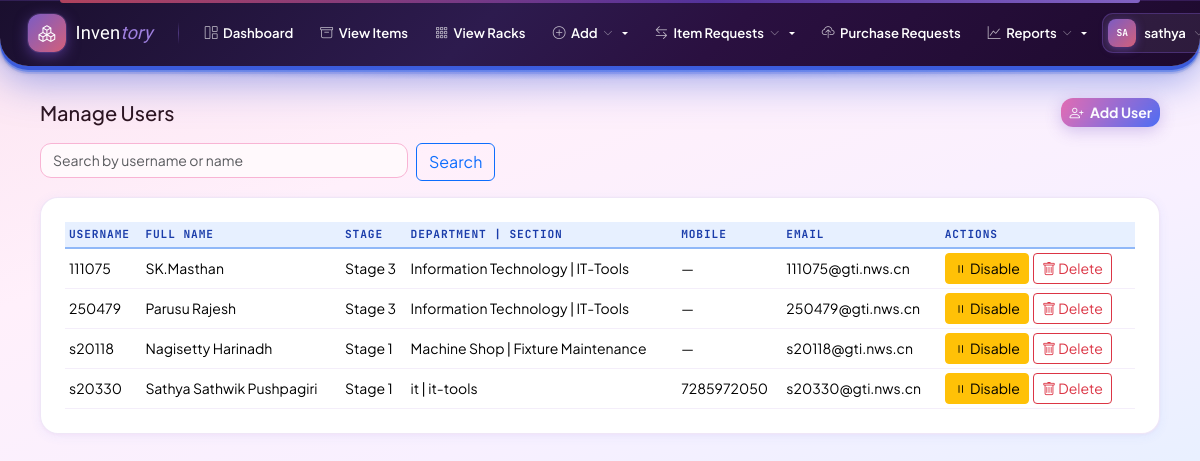
/profile/manage-users/ (signed in), run on the app's committed database.
### inventory/models.py (models this page shows, shortened)
class User(AbstractUser):
    REQUIRED_FIELDS = ['email']
    stage = models.PositiveSmallIntegerField(default=1)
    full_name = models.CharField(max_length=200, blank=True, default='')
    mobile_number = models.CharField(max_length=30, blank=True, default='')
    category = models.CharField(
        max_length=50,
        blank=True,
        null=True
    )
    admin_section = models.CharField(
        max_length=100,
        blank=True,
        null=True
    )
    admin_department = models.CharField(
        max_length=100,
        blank=True,
        null=True
    )
    department = models.CharField(
        max_length=100,
        blank=True,
        null=True
    )
    section = models.CharField(
        max_length=100,
        blank=True,
        null=True
    )
    is_active = models.BooleanField(
        default=True,
        help_text='Designates whether this user should be treated as active.'
    )
    def is_stage1(self):
        return self.is_superuser or self.stage == 1
    def can_edit(self):
        return self.is_stage1() or self.is_stage2()
    def can_approve_issue_requests(self):
        return self.is_stage1() or self.is_stage2()
    def can_request_issue(self):
        return True  # all stages allowed
    def can_issue_items(self):
        return self.is_stage1() or self.is_stage2()
    def can_manage_users(self):
        return self.is_stage1()
    def allowed_categories(self):
        if self.is_stage1() or self.is_stage2():
            return [choice[0] for choice in CATEGORY_CHOICES]
        return []  # Stage 3 has no category access
    class Meta:
        verbose_name = 'User'
        verbose_name_plural = 'Users'

### inventory/views.py (the view, shortened to what this page needs)
# urls.py: path('profile/manage-users/', views.manage_users, name='manage_users'),
@login_required
def manage_users(request):
    if not request.user.can_manage_users():
        messages.error(request, 'Only Stage 1 users can manage users.')
        return redirect('inventory:dashboard')
    search = request.GET.get('q', '').strip()
    users = User.objects.exclude(pk=request.user.pk).order_by('username')
    if search:
        users = users.filter(Q(username__icontains=search) | Q(full_name__icontains=search))
    return render(request, 'inventory/manage_users.html', {
        'users': users,
        'search': search,
    })

### inventory/context_processors.py (called while the page is built, shortened)
def stage_permissions(request):
    if request.user.is_authenticated:
        choices = dict(CATEGORY_CHOICES)
        allowed = request.user.allowed_categories()
        return {
            'user_can_edit': request.user.can_edit(),
            'user_can_request_issue': request.user.can_request_issue(),
            'user_can_approve_issue_requests': request.user.can_approve_issue_requests(),
            'user_can_issue_items': request.user.can_issue_items(),
            'user_can_manage_users': request.user.can_manage_users(),
            'user_is_stage1': request.user.is_stage1(),
            'user_allowed_categories': allowed,
            'category_display': choices,
            'navbar_categories': [{'slug': c, 'name': choices.get(c, c)} for c in allowed],
        }

### inventory/templates/inventory/manage_users.html (shortened to what this page needs)
{% extends 'inventory/base.html' %}
{% block content %}
<div class="container-fluid">
    <div class="d-flex align-items-center justify-content-between mb-3">
        <h5 class="mb-0">Manage Users</h5>
        <a href="{% url 'inventory:add_user' %}" class="btn btn-primary btn-sm">
            <i class="bi bi-person-plus me-1"></i> Add User
        </a>
    </div>
    <form method="get" class="row g-2 mb-3">
        <div class="col-md-4">
            <input type="text" name="q" class="form-control" placeholder="Search by username or name" value="{{ search }}">
        </div>
        <div class="col-md-2">
            <button class="btn btn-outline-primary" type="submit">Search</button>
        </div>
    </form>
    <div class="card">
        <div class="card-body">
            <div class="table-responsive">
                <table class="table table-sm align-middle mb-0">
                    <thead>
                        <tr>
                            <th>Username</th>
                            <th>Full name</th>
                            <th>Stage</th>
                            <th>Department | Section</th>
                            <th>Mobile</th>
                            <th>Email</th>
                            <th>Actions</th>
                        </tr>
                    </thead>
                    <tbody>
                        {% for u in users %}
                        <tr>
                            <td>{{ u.username }}</td>
                            <td>{{ u.full_name|default:"—" }}</td>
                            <td>Stage {{ u.stage }}</td>
                            <td>{{ u.department|default:"—" }} | {{ u.section|default:"—" }}</td>
                            <td>{{ u.mobile_number|default:"—" }}</td>
                            <td>{{ u.email|default:"—" }}</td>
                            <td>
                                <div class="d-flex gap-1">
                                    <form method="post" action="{% url 'inventory:toggle_user_status' user_id=u.id %}" style="display: inline;">
                                        <button type="submit" class="btn btn-sm {% if u.is_active %}btn-warning{% else %}btn-success{% endif %}">
                                            <i class="bi bi-{% if u.is_active %}pause{% else %}play{% endif %}"></i>
                                            {% if u.is_active %}Disable{% else %}Enable{% endif %}
                                        </button>
                                    </form>
                                    <form method="post" onsubmit="return confirm('Delete user {{ u.username }}?');">
                                        <button class="btn btn-sm btn-outline-danger">
                                            <i class="bi bi-trash"></i> Delete
                                        </button>
                                    </form>
                                </div>
                            </td>
                        </tr>
                        {% empty %}
                        <tr><td colspan="6" class="text-muted">No users found.</td></tr>
                        {% endfor %}
                    </tbody>
                </table>
            </div>
        </div>
    </div>
</div>
{% endblock %}

### inventory/templates/inventory/base.html (shortened to what this page needs)
{% load static %}
<!DOCTYPE html>
<html lang="en">
<head>
    <link href="https://cdn.jsdelivr.net/npm/bootstrap@5.3.2/dist/css/bootstrap.min.css" rel="stylesheet">
    <link href="https://cdn.jsdelivr.net/npm/bootstrap-icons@1.11.1/font/bootstrap-icons.css" rel="stylesheet">
</head>
<body>
    {% if user.is_authenticated %}
    <nav class="top-navbar">
        <a href="{% url 'inventory:dashboard' %}" class="nb-brand">
            <div class="nb-brand-icon"><i class="bi bi-boxes"></i></div>
            <span class="nb-brand-name">Inven<span>tory</span></span>
        </a>
        <a class="nb-link" href="{% url 'inventory:dashboard' %}">
            <i class="bi bi-grid-1x2"></i> Dashboard
        </a>
        <a class="nb-link" href="{% url 'inventory:view_items' %}">
            <i class="bi bi-archive"></i> View Items
        </a>
        {% if user.stage == 1 or user.stage == 2 %}
        <a class="nb-link" href="{% url 'inventory:view_racks' %}">
            <i class="bi bi-grid-3x3-gap"></i> View Racks
        </a>
        {% endif %}
        {% if user_can_edit %}
        <div class="dropdown">
            <a class="nb-link dropdown-toggle" href="#" data-bs-toggle="dropdown">
                <i class="bi bi-plus-circle"></i> Add <i class="bi bi-chevron-down"></i>
            </a>
        </div>
        {% endif %}
        {% if user_can_request_issue or user_can_approve_issue_requests or user_can_issue_items %}
        {% if user.stage == 3 %}
        <a class="nb-link" href="{% url 'inventory:issue_requests' %}">
            <i class="bi bi-arrow-left-right"></i> Item Requests
        </a>
        {% else %}
        <div class="dropdown">
            <a class="nb-link dropdown-toggle" href="#" data-bs-toggle="dropdown">
                <i class="bi bi-arrow-left-right"></i> Item Requests <i class="bi bi-chevron-down"></i>
            </a>
        </div>
        {% endif %}
        {% endif %}
        {% if user.stage != 3 %}
        <a class="nb-link" href="{% url 'inventory:management_upload_requests' %}">
            <i class="bi bi-cloud-upload"></i> Purchase Requests
        </a>
        {% endif %}
        {% if user_can_manage_users %}
        <div class="dropdown">
            <a class="nb-link dropdown-toggle" href="#" data-bs-toggle="dropdown">
                <i class="bi bi-graph-up"></i> Reports <i class="bi bi-chevron-down"></i>
            </a>
        </div>
        {% endif %}
        <div class="nb-right">
            <div class="dropdown">
                <a class="nb-user-btn dropdown-toggle" href="#" data-bs-toggle="dropdown">
                    <div class="nb-user-avatar">{{ user.username|slice:":2"|upper }}</div>
                    {{ user.username }}
                    <i class="bi bi-chevron-down"></i>
                </a>
            </div>
        </div>
    </nav>
    {% endif %}
    <main class="{% if user.is_authenticated %}main-wrap{% endif %}">
        {% block content %}{% endblock %}
    </main>
</body>
</html>

### data on the page
User: username "SA", username "sathya"
User: username "111075", full_name "SK.Masthan", stage "3", department "Information Technology", section "IT-Tools", mobile_number "—", email "111075@gti.nws.cn", is_active True (drawn)
User: username "250479", full_name "Parusu Rajesh", stage "3", department "Information Technology", section "IT-Tools", mobile_number "—", email "250479@gti.nws.cn", is_active True (drawn)
User: username "s20118", full_name "Nagisetty Harinadh", stage "1", department "Machine Shop", section "Fixture Maintenance", mobile_number "—", email "s20118@gti.nws.cn", is_active True (drawn)
User: username "s20330", full_name "Sathya Sathwik Pushpagiri", stage "1", department "it", section "it-tools", mobile_number "7285972050", email "s20330@gti.nws.cn", is_active True (drawn)
